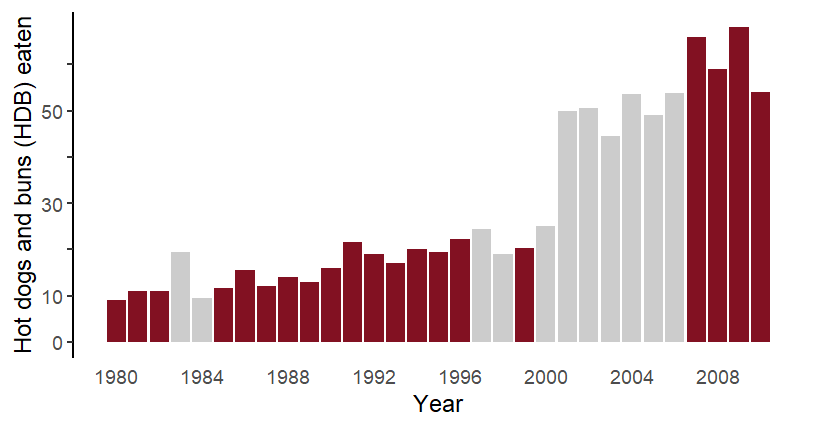

Generate this figure with R:
hotdogs <- read.csv("http://datasets.flowingdata.com/hot-dog-contest-winners.csv")

library(tidyverse)

hotdogs <- hotdogs %>% mutate(
  is.usa = ifelse(Country == "United States", 1, 0)
)

hotdogs %>% 
  ggplot(aes(x = Year, y = Dogs.eaten, fill = factor(is.usa))) +
  geom_bar(stat = "identity") +
  scale_fill_manual(values = c("#cccccc", "#821122")) +
  theme_classic() +
  labs(x = "Year", y = "Hot dogs and buns (HDB) eaten") +
  scale_x_continuous(breaks = seq(1980, 2010, by = 4)) +
  scale_y_continuous(limits = c(0, max(hotdogs$Dogs.eaten)),
                     breaks = c(0, seq(10, 60, by = 10)),
                     labels = c(0, 10, "", 30, "", 50, "")) +
  theme(legend.position = "none",
        axis.line.x = element_blank(),
        axis.ticks.x = element_blank(),
        axis.ticks.y = element_line())
